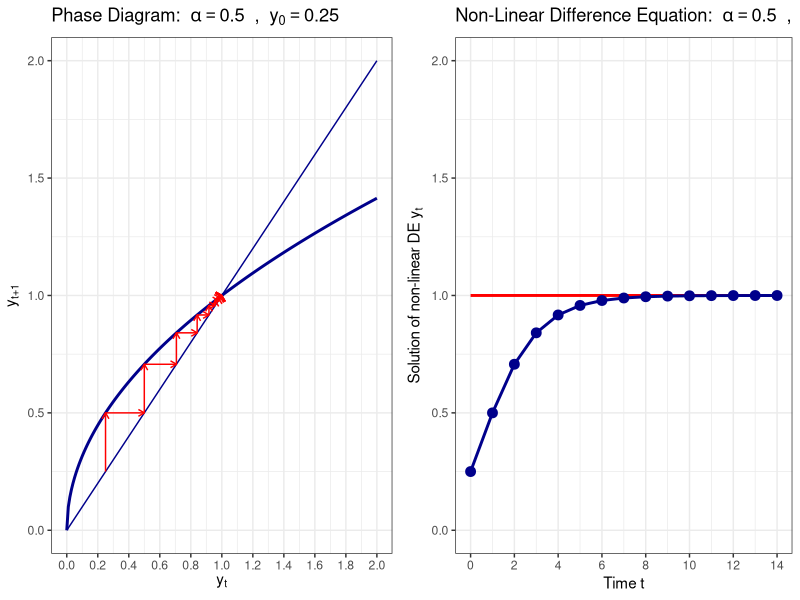
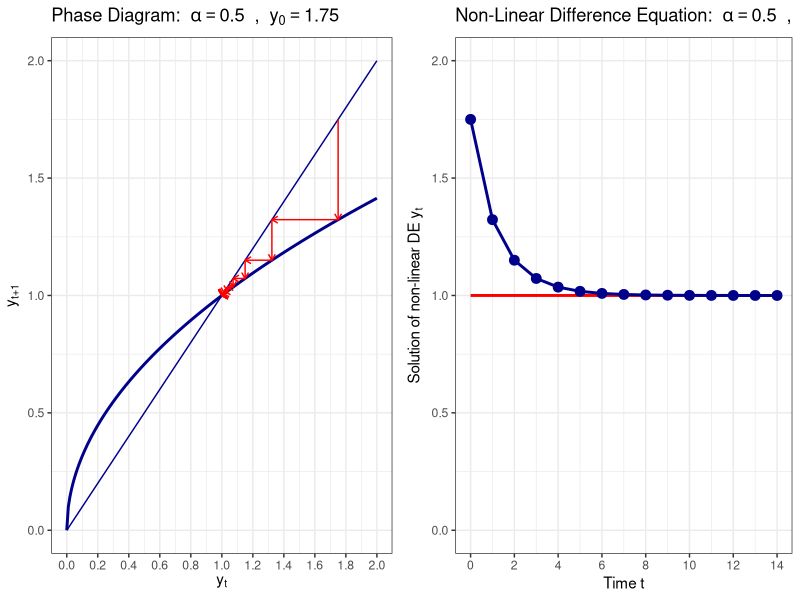
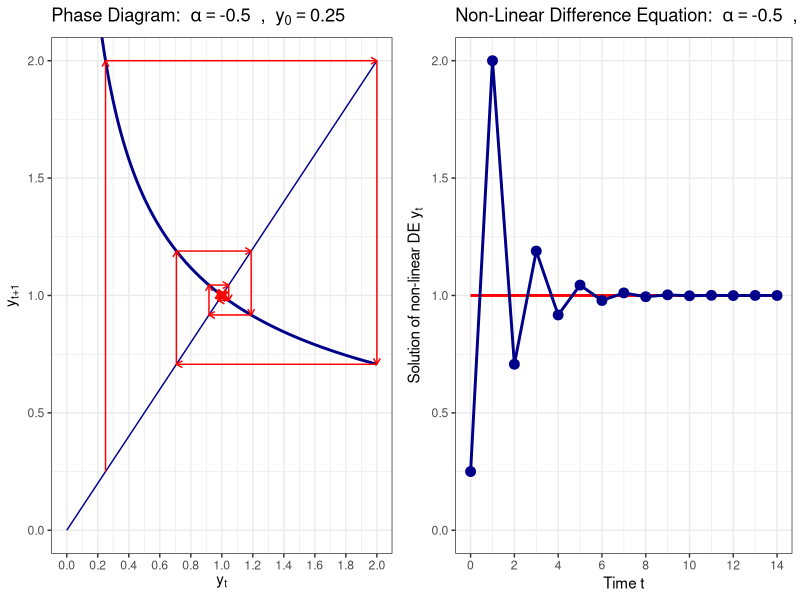
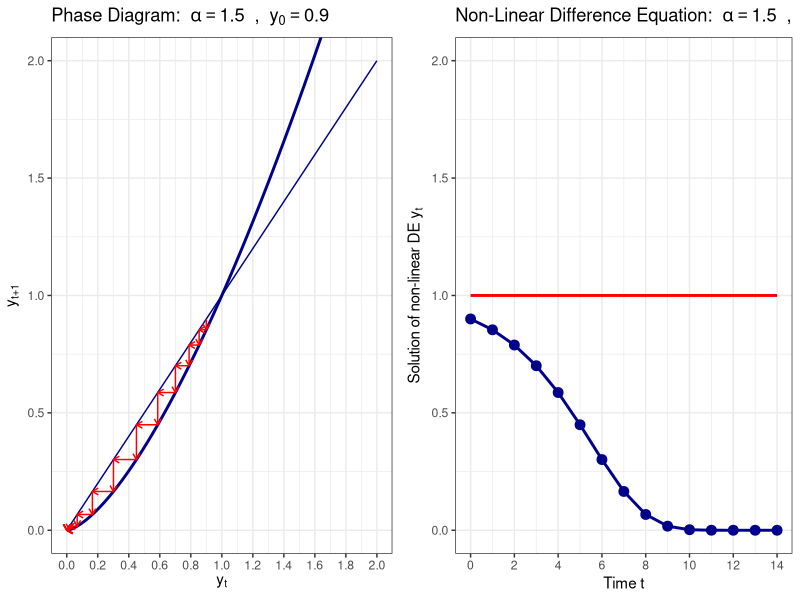
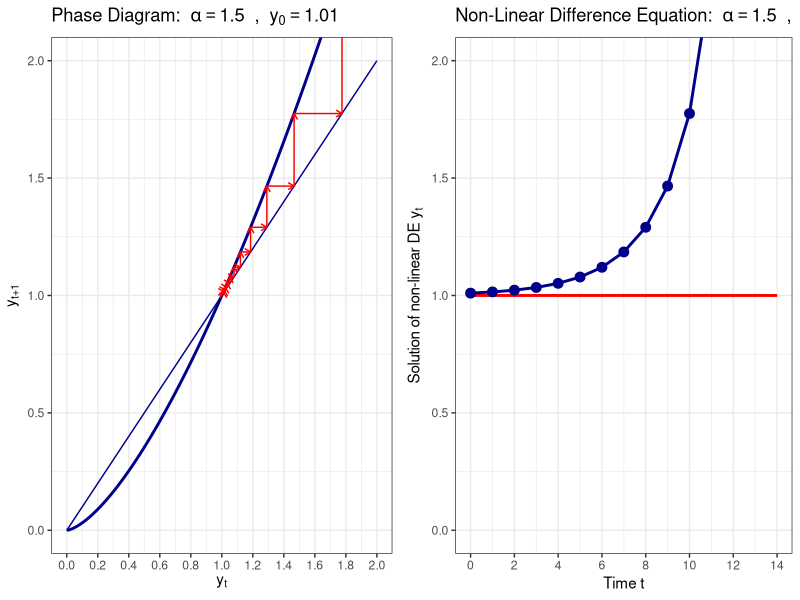
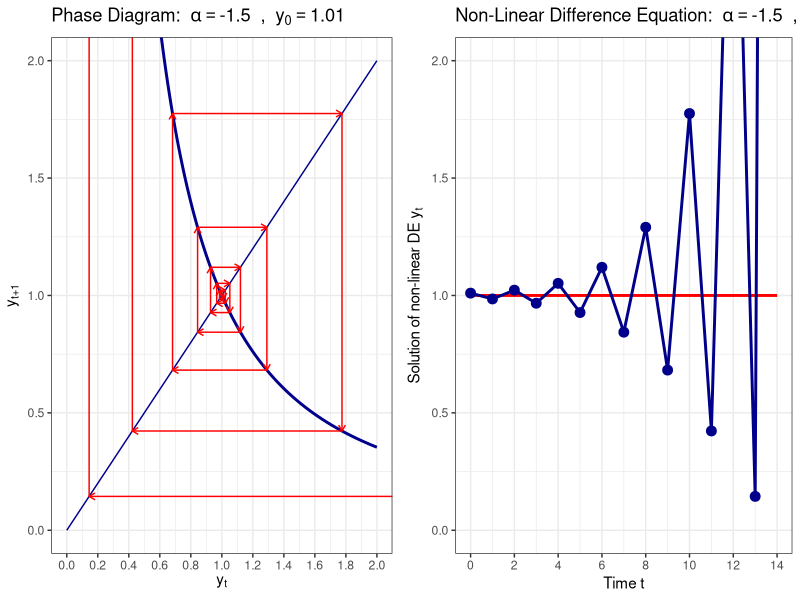

Generate these figures, in order, with R:
## ---- chunk 1
rm(list = ls())
library(reshape2)
library(base)
library(ggplot2)
library(grid)
library(stringr)
library(tidyverse)
library(gridExtra) 
## ---- chunk 2
diff_eq <- function(y_0, alpha, T) {
  y <- y_0
  if(T > 0) {
    for (t in 2:(T+1)) {
      y[t] = y[t-1]^alpha
    }
  }
  return(y)
}
## ---- chunk 3
plot_phase <- function(y_0, alpha, T) {
  
  # simulate equation forward
  y <- diff_eq(y_0, alpha, T)
  
  # First plot the function itself
  dat <- data.frame(
    x = seq(0.0, 2, by=0.01),
    f = seq(0.0, 2, by=0.01)^alpha
  )
  
  myplot <- ggplot(data=dat) + 
    geom_line(aes(x=x, y=f), color="darkblue", linewidth=1) +
    geom_line(aes(x=x, y=x), color="darkblue", linewidth=0.5) +
    coord_cartesian(xlim=c(0, 2), ylim=c(0, 2)) + 
    scale_x_continuous(breaks=seq(0, 2, 0.2)) +
    labs(x = expression('y'['t']),
         y = expression('y'['t+1']),
         title= bquote("Phase Diagram: " ~ alpha == .(alpha) ~ " , " ~ y[0] == .(y_0))) +
    theme_bw()
  
  # add single steps to the phase diagram
  if(T >= 1) {
    for (t in 1:T) {
      
      # add the vertical line
      dat <- data.frame(d1 = c(y[t], y[t]),
                        d2 = c(y[t], y[t+1]))
      myplot <- myplot + geom_path(data=dat, aes(x=d1, y=d2), color = "red", linewidth=0.5, arrow = arrow(length = unit(0.02, "npc")))
      
      # add the horizontal line
      dat <- data.frame(d1 = c(y[t], y[t+1]),
                        d2 = c(y[t+1], y[t+1]))
      myplot <- myplot + geom_path(data=dat, aes(x=d1, y=d2), color = "red", linewidth=0.5, arrow = arrow(length = unit(0.02, "npc")))
    }
  }
  
  # print the plot
  return(myplot)
}
## ---- chunk 4
plot_diff <- function(y_0, alpha, T) {
  
  # simulate equation forward
  y <- diff_eq(y_0, alpha, T)
  
  # generate plotting data
  dat <- data.frame(
    time = seq(0, T, 1),
    DE = y,
    stst = array(1, c(T+1))
  )
  
  aval <- sprintf("%5.2f", alpha)
  yval <- sprintf("%5.2f", y_0)
  
  # now generate the plot
  myplot <- ggplot(data=dat) + 
    geom_line(aes(x=time, y=stst), color="red", linewidth=1) +
    geom_line(aes(x=time, y=DE), color="darkblue", linewidth=1) +
    geom_point(aes(x=time, y=DE), color="darkblue", size=3, show.legend = FALSE) +
    coord_cartesian(xlim=c(0, T), ylim=c(0,2)) + 
    scale_x_continuous(breaks=seq(0, T, 2)) +
    labs(x = "Time t",
         y = expression(paste("Solution of non-linear DE ", y[t])),
         title= bquote("Non-Linear Difference Equation: " ~ alpha == .(alpha) ~ " , " ~ y[0] == .(y_0))) +
    theme_bw()
  
  # print the plot
  return(myplot)
}
## ---- chunk 5
plot_both <- function(y_0, alpha, T) {
  
  #  phase diagram
  phase_diagram <- plot_phase(y_0, alpha, T)
  
  # time diagram
  time_diagram <- plot_diff(y_0, alpha, T)
  
  # plot one next to the other
  grid.arrange(phase_diagram, time_diagram, ncol=2)
}
## ---- chunk 6
T = 14;

plot_both(0.25, 0.5, T)
## ---- chunk 7
plot_both(1.75, 0.5, T)
## ---- chunk 8
plot_both(0.25, -0.5, T)
## ---- chunk 9
plot_both(0.9, 1.5, T)
## ---- chunk 10
plot_both(1.01, 1.5, T)
## ---- chunk 11
plot_both(1.01, -1.5, T)
